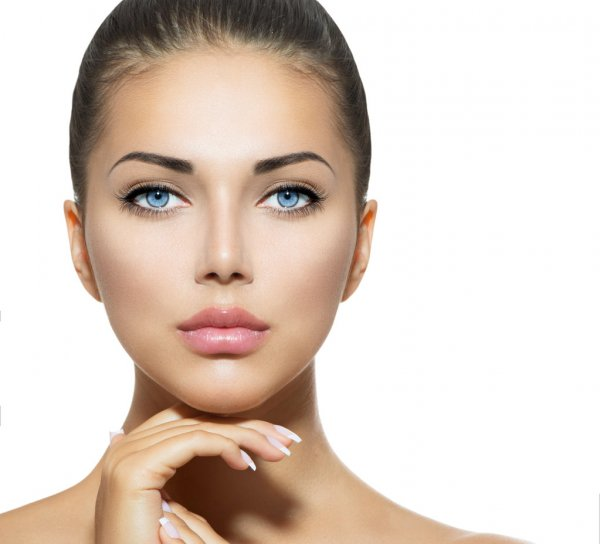
#> input picture test_images/woman.jpg, 600 x 544 px, found by its file name
$ jupyter execute --allow-errors 'HOG feature.ipynb'   (shell and % lines are left out)   (older library calls are emulated)
#> lines starting #> are read from the running program, lines starting #| are printed output that depends on the picture
### commonfunctions.py


import skimage.io as io
import matplotlib.pyplot as plt
import numpy as np
from skimage.exposure import histogram
from matplotlib.pyplot import bar
from skimage.color import rgb2gray,rgb2hsv

# Convolution:
from scipy.signal import convolve2d
from scipy import fftpack
import math

from skimage.util import random_noise
from skimage.filters import median
from skimage.feature import canny
from skimage.measure import label
from skimage.color import label2rgb

import cv2
import os
from PIL import Image
import matplotlib.pyplot as plt


# Edges
from skimage.filters import sobel_h, sobel, sobel_v,roberts, prewitt

# Show the figures / plots inside the notebook
def show_images(images,titles=None):
    #This function is used to show image(s) with titles by sending an array of images and an array of associated titles.
    # images[0] will be drawn with the title titles[0] if exists
    # You aren't required to understand this function, use it as-is.
    n_ims = len(images)
    if titles is None: titles = ['(%d)' % i for i in range(1,n_ims + 1)]
    fig = plt.figure()
    n = 1
    for image,title in zip(images,titles):
        a = fig.add_subplot(1,n_ims,n)
        if image.ndim == 2:
            plt.gray()
        plt.imshow(image)
        a.set_title(title)
        n += 1
    fig.set_size_inches(np.array(fig.get_size_inches()) * n_ims)
    plt.show()


# [6 lines left out: function showHist, not called in this run]

### HOG feature.ipynb
[cell 1]
from commonfunctions import *
import numpy as np
import cv2
import math
import timeit
import multiprocessing

[cell 2]
img = rgb2gray(io.imread('test_images\woman.jpg'))
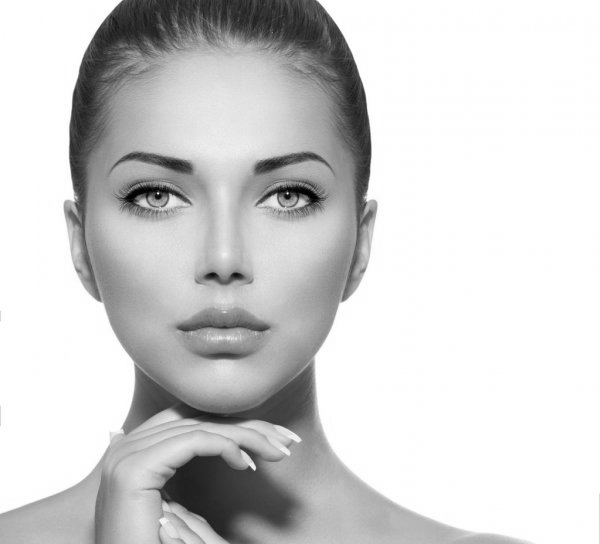
#> img: shape (544, 600) float64; min 0, max 1, mean 0.819

resized = cv2.resize(img, (144,192), interpolation = cv2.INTER_AREA)
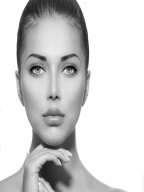
#> resized: shape (192, 144) float64; min 0.0116, max 1, mean 0.819
show_images([img,resized])
#> in show_images, `n_ims = len(images)`: n_ims = 2
#> the loop in show_images, `for image,title in zip(images,titles):` made 2 passes
#> (title, n) on passes 1 to 2: ('(1)', 2), ('(2)', 3)
#> after the loop in show_images, `for image,title in zip(images,titles):`: n = 3
#> in show_images, `plt.show()`:
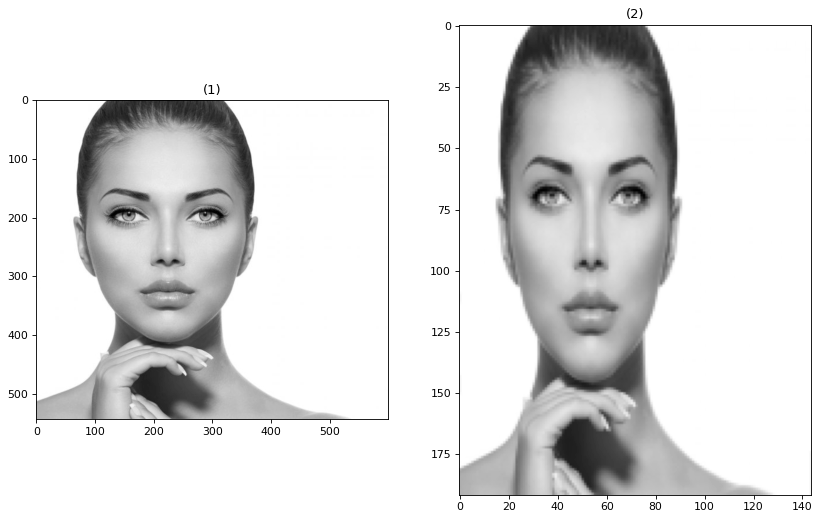
#> figure drawn by matplotlib, 2 panels

[cell 3]
def HOG_descriptor(img):
    resized = cv2.resize(img, (48,64), interpolation = cv2.INTER_AREA)
#> resized: shape (64, 48) float64
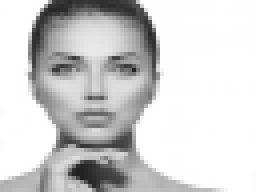
#> img: shape (48, 64) float64 (shown 4 times larger); min 0.129, max 1, mean 0.819
    mag,angle=gradient(resized)
#     print(resized.shape)

    #loop on mag and angle to get 16*16 cell
    windowsize_r =16
    windowsize_c =16
    bin_size=20
    mag_cells=[]
    ang_cells=[]


    # [16 lines of commented-out code are left out]
    mag_cells=cut_image(mag,windowsize_r,windowsize_c)
    ang_cells=cut_image(angle,windowsize_r,windowsize_c)

#     print(mag_cells.shape)
#     show_images([mag_cells[1][0],mag_cells[1][1],mag_cells[1][2],mag_cells[1][3]])

    #histogram of each cell
    hist=np.zeros((mag_cells.shape[0], mag_cells.shape[1],180//bin_size))
    start = timeit.default_timer()
    # [4 lines of commented-out code are left out]
    stop = timeit.default_timer()
    print("timewewwww",stop-start)
    processes=[]
    # [6 lines of commented-out code are left out]
    start = timeit.default_timer()
    print(mag_cells.shape[0]*mag_cells.shape[1])
    with multiprocessing.Pool(mag_cells.shape[0]*mag_cells.shape[0]) as pool:
        hist=[[pool.apply_async(HOG_histogram, (mag_cells[r][c],ang_cells[r][c], bin_size,)) for c in range(mag_cells.shape[1])]for r in range(mag_cells.shape[0])]
        for r in hist:
            for c in r:
                print(c.get())
    # [31 lines of commented-out code are left out]

[cell 4]
def cut_image(img,windowsize_r,windowsize_c):
    tiles=[]
    img_r=img.shape[0]
    img_c=img.shape[1]
    tiles=img.reshape(img_r//windowsize_r,
                      windowsize_r,
                     img_c//windowsize_c,
                     windowsize_c)
    tiles=tiles.swapaxes(1,2)
    return tiles

[cell 5]
def HOG_histogram(mag,angle,bin_size=20):
    print("da5aaaal")
    hist=np.zeros(int(180/bin_size))
    low_bins=20*(angle//20)

    high_bins=20+low_bins

    ## weights
    weight_low_bin=(abs(high_bins-angle)/20)*mag
    weight_high_bin=(abs(angle-low_bins)/20)*mag


    high_bins=high_bins%180
    for i in range(hist.shape[0]):

        votes_low=np.sum(weight_low_bin[(low_bins//20)==i])
        votes_high=np.sum(weight_high_bin[(high_bins//20)==i])
        hist[i]=votes_low+votes_high

    return hist
    #print(np.sum(mag))
    #print(np.sum(hist))
    #print(weight_low_bin.sum()+weight_high_bin.sum(),mag.sum())

[cell 6]
#cell is a matrix 8x8
def gradient(img):
    img=np.float32(img) / 255.0
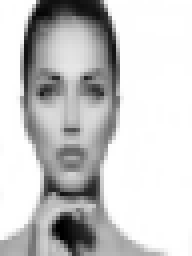
#> img: shape (64, 48) float32 (shown 4 times larger); min 0.000544, max 0.00392, mean 0.00321; drawn with min black and max white
    gx = cv2.Sobel(img, cv2.CV_32F, 1, 0, ksize=1)
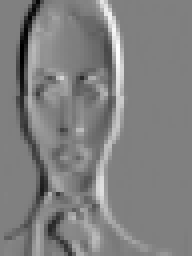
#> gx: shape (64, 48) float32 (shown 4 times larger); min -0.00314, max 0.00311, mean 3.12e-06; drawn with min black and max white
    gy = cv2.Sobel(img, cv2.CV_32F, 0, 1, ksize=1)
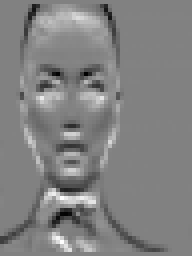
#> gy: shape (64, 48) float32 (shown 4 times larger); min -0.0022, max 0.00212, mean 2.11e-06; drawn with min black and max white
    mag, angle = cv2.cartToPolar(gx, gy, angleInDegrees=True)
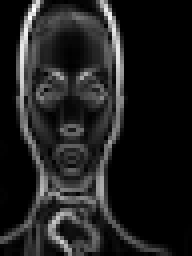
#> mag: shape (64, 48) float32 (shown 4 times larger); min 0, max 0.00346, mean 0.000429; drawn with min black and max white
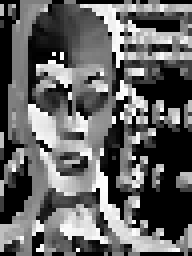
#> angle: shape (64, 48) float32 (shown 4 times larger); min 0, max 360, mean 140.3; drawn with min black and max white

#     show_images([gx,gy,mag,angle],["gx","gy","mag","angle"])
#     print("mag",np.sum(mag))
    return mag,angle%180

[cell 7]
start1 = timeit.default_timer()
print(HOG_descriptor(cv2.resize(img, (64,48), interpolation = cv2.INTER_AREA)))
#> in HOG_descriptor, `mag,angle=gradient(resized)`:
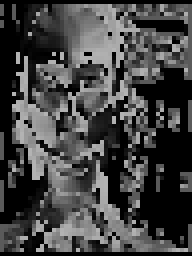
#> angle: shape (64, 48) float32 (shown 4 times larger); min 0, max 180, mean 66.6
#| 12
#> in HOG_descriptor, `hist=[[pool.apply_async(HOG_histogram, (mag_cells[r][c],ang_cells[r][c..`: hist = 4 items
#> the loop in HOG_descriptor, `for r in hist:` made 4 passes
#> (printed output is left out)
#| None
stop1 = timeit.default_timer()
print(stop1-start1)
